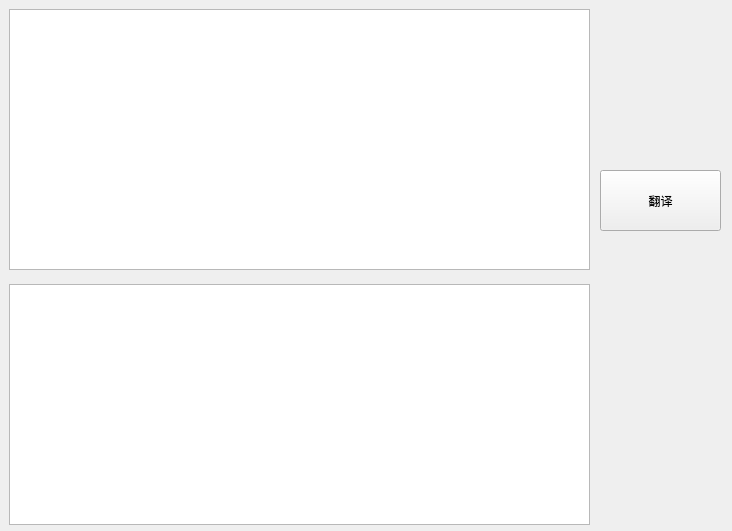
<?xml version="1.0" encoding="UTF-8"?>
<ui version="4.0">
 <class>Widget</class>
 <widget class="QWidget" name="Widget">
  <property name="geometry">
   <rect>
    <x>0</x>
    <y>0</y>
    <width>732</width>
    <height>531</height>
   </rect>
  </property>
  <property name="windowTitle">
   <string>AI translater</string>
  </property>
  <widget class="QTextEdit" name="textEdit_input">
   <property name="geometry">
    <rect>
     <x>9</x>
     <y>9</y>
     <width>581</width>
     <height>261</height>
    </rect>
   </property>
  </widget>
  <widget class="QTextEdit" name="textEdit_output">
   <property name="geometry">
    <rect>
     <x>9</x>
     <y>284</y>
     <width>581</width>
     <height>241</height>
    </rect>
   </property>
  </widget>
  <widget class="QPushButton" name="pushButton_send">
   <property name="geometry">
    <rect>
     <x>600</x>
     <y>170</y>
     <width>121</width>
     <height>61</height>
    </rect>
   </property>
   <property name="text">
    <string>翻译</string>
   </property>
  </widget>
 </widget>
 <resources/>
 <connections/>
</ui>
